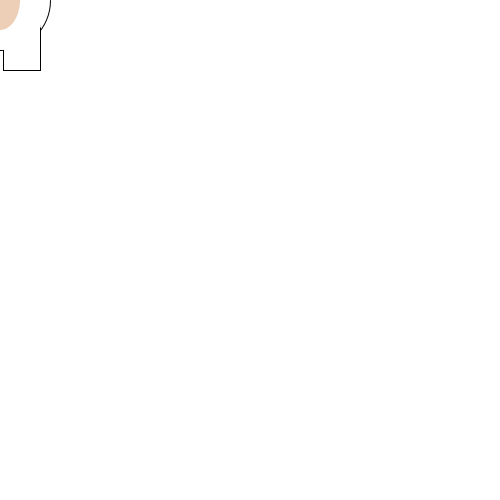
Frame 1 (no input)
Frame 60 (the mouse pressed at the canvas centre just before this capture): identical to frame 1, image omitted
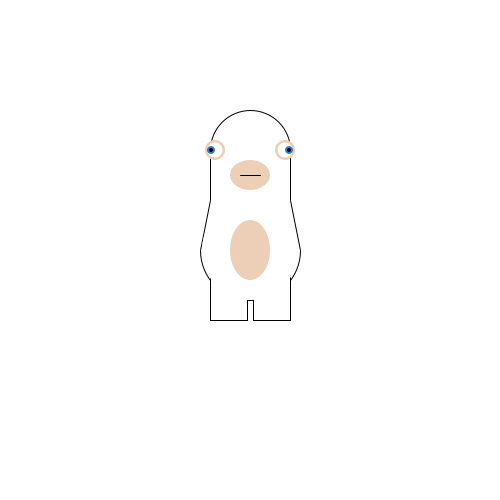
Frame 120 (the mouse held since frame 60 and released just before this capture)

The Processing sketch that drew these frames (run headless with seeded random() and noise(); from frame 60 on, the mouse is pressed at the canvas centre):

// Processing sketch: processing_143434
// ── processing_143434.pde

float centreX;
float centreY;

void setup() {
  size(500,500);
  centreX = width/2;
  centreY = height/2;
}
  
void draw() {
  
background(#FFFFFF);
fill(#FFFFFF);
stroke(#000000);
//cap//
ellipse(mouseX,mouseY-100,80,80);
rect(mouseX-40,mouseY-100,80,50);
stroke(#FFFFFF);
line(mouseX-39,mouseY-100,mouseX+39,mouseY-100);
noStroke();
//boca elipse//
fill(#EDCEB6);
ellipse(mouseX,mouseY-75,40,30);
//ulls voltant//
ellipse(mouseX-35,mouseY-100,20,20);
ellipse(mouseX+35,mouseY-100,20,20);
//ulls blanc//
fill(#FFFFFF);
ellipse(mouseX-35,mouseY-100,15,15);
ellipse(mouseX+35,mouseY-100,15,15);
//ulls blau//
fill(random(255),random(255),random(255),random(255));
ellipse(mouseX-39,mouseY-100,8,8);
ellipse(mouseX+39,mouseY-100,8,8);
//ulls negre//
fill(#000000);
ellipse(mouseX-39,mouseY-100,4,4);
ellipse(mouseX+39,mouseY-100,4,4);
//boca linea//
stroke(#000000);
line(mouseX-10,mouseY-75,mouseX+10,mouseY-75);
//cos//
fill(#FFFFFF);
ellipse(mouseX,mouseY,100,100);
stroke(#FFFFFF);
rect(mouseX-100,mouseY-50,200,50);
stroke(#000000);
line(mouseX-50,mouseY,mouseX-40,mouseY-50);
line(mouseX+50,mouseY,mouseX+40,mouseY-50);
//potes//
fill(#FFFFFF);
stroke(#000000);
rect(mouseX-40,mouseY,37,70);
rect(mouseX+3,mouseY,37,70);
stroke(#FFFFFF);
ellipse(mouseX,mouseY,95,99);
//panxa//
fill(#EDCEB6);
noStroke();
ellipse(mouseX,mouseY,40,60);

}
